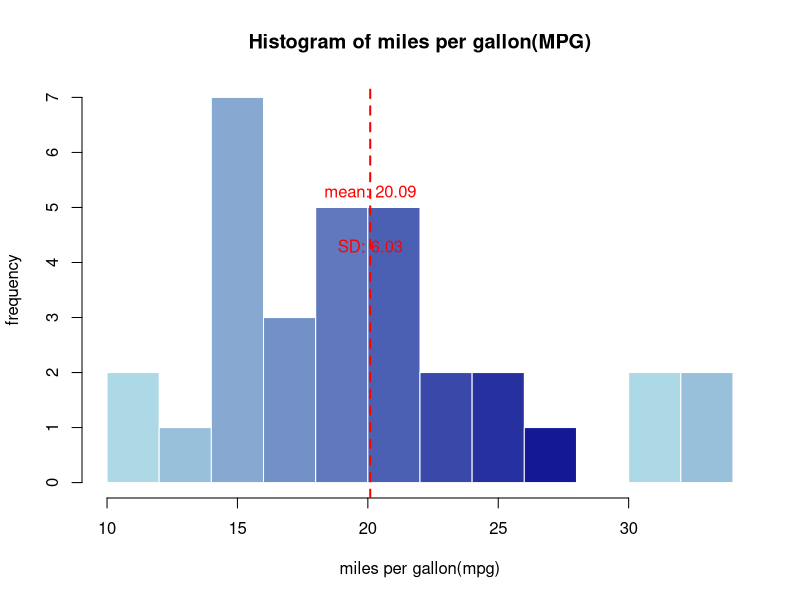

R code for this plot:
data("mtcars")

mean_mpg<-mean(mtcars$mpg)
sd_mpg<-sd(mtcars$mpg)

hist(mtcars$mpg,
     breaks=10,
     col=colorRampPalette(c("lightblue","darkblue"))(10),
     main="Histogram of miles per gallon(MPG)",
     xlab="miles per gallon(mpg)",
     ylab="frequency",
     border="white")

abline(v=mean_mpg,col="red",lwd=2,lty=2)

text(mean_mpg,5,paste("mean:",round(mean_mpg,2)),col="red",pos=3)
text(mean_mpg,4,paste("SD:",round(sd_mpg,2)),col="red",pos=3)


     